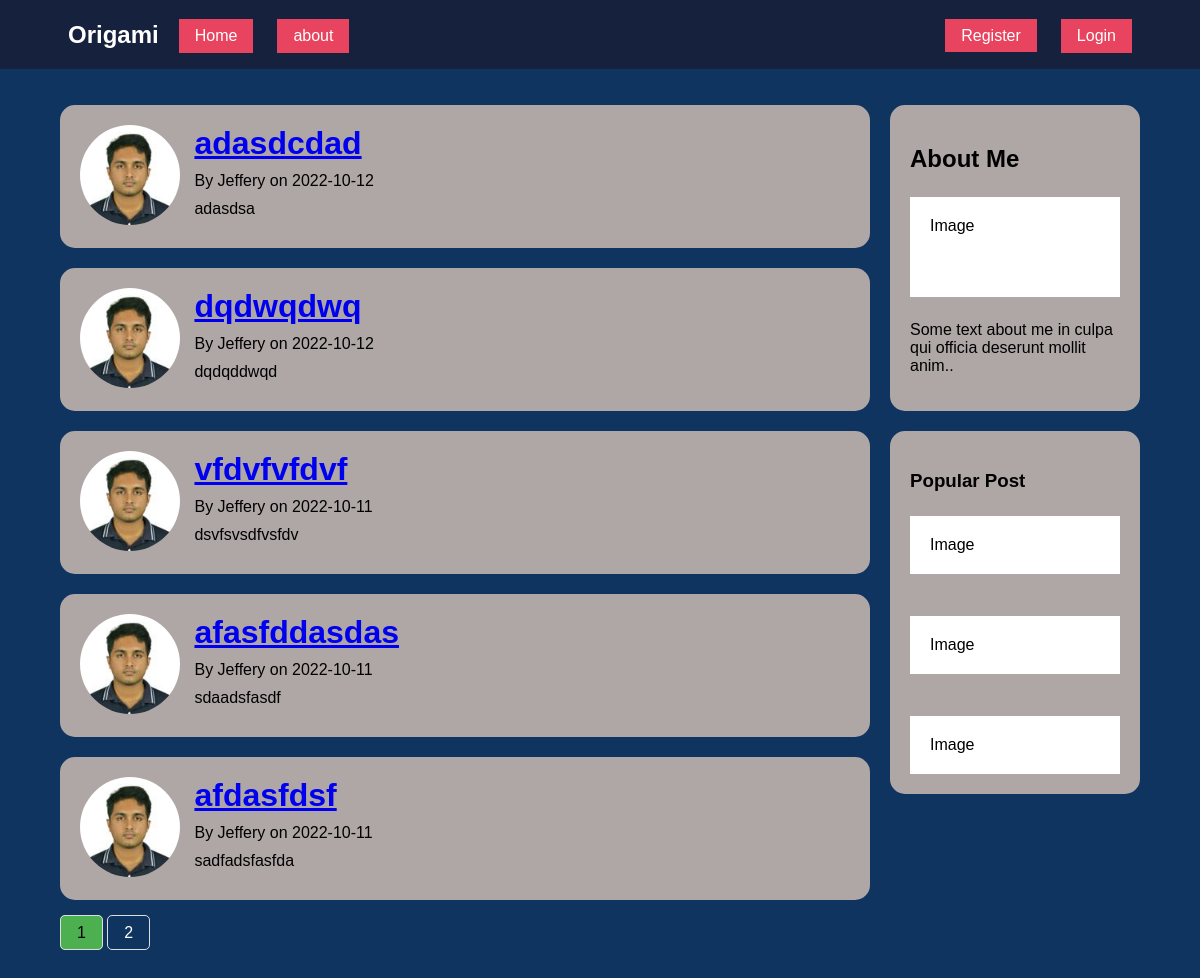
The page /home on the database its author committed.
### origami/models.py (models this page shows, shortened)
class Post(db.Model):
    id = db.Column(db.Integer, primary_key=True)
    title = db.Column(db.String(100), nullable=False)
    date_posted = db.Column(db.DateTime, nullable=False, default=datetime.utcnow)
    content = db.Column(db.Text, nullable=False)
    user_id = db.Column(db.Integer, db.ForeignKey('user.id'), nullable=False)

class User(db.Model, UserMixin):
    id = db.Column(db.Integer, primary_key=True)
    username = db.Column(db.String(20), unique=True, nullable=False)
    email = db.Column(db.String(120), unique=True, nullable=False)
    image_file = db.Column(db.String(20), nullable=False, default='default.jpg')
    password = db.Column(db.String(60), nullable=False)
    posts = db.relationship('Post', backref='author', lazy=True)

### origami/routes.py (the view)
@app.route("/")
@app.route("/home")
def home():
    page = request.args.get('page', 1, type=int)
    origami = Post.query.order_by(Post.date_posted.desc()).paginate(page=page, per_page=5)
    return render_template('home.html', posts=origami)

### origami/templates/home.html
{% extends "layout.html" %}
{% block content %}
<div class="leftcolumn">
    {% for post in posts.items %}
        <div class="card">
            <img src="{{url_for('static',filename='profile_pics/'+ post.author.image_file)}}" class="profile-pic image-size" alt="users profile pics">
            <div class="text-file">
                <h1><a href="{{url_for('post',post_id = post.id)}}">{{ post.title }}</a></h1>
                <p>By {{ post.author.username }} on {{ post.date_posted.strftime('%Y-%m-%d') }}</p>
                <p>{{ post.content }}</p>
            </div>
        </div>
    {% endfor %}
    {% for page_num in posts.iter_pages(left_edge=1, right_edge=1, left_current=1, right_current=2) %}
        {% if page_num %}
        <div class="pagination">
            {% if posts.page == page_num %}
                <a href="{{url_for('home', page=page_num)}}" class="active">{{ page_num }}</a>
            {% else %}
                <a href="{{url_for('home', page=page_num)}}">{{ page_num }}</a>
            {% endif %}
        </div>
        {% endif %}
    {% endfor %}
</div>
{% endblock content %}

### origami/templates/layout.html (shortened to what this page needs)
<!DOCTYPE html>
<html lang="en">
<head>
    <link rel="stylesheet" type="text/css" href="{{url_for('static',filename='css/style.css')}}">
</head>
<body>
    {% include 'header.html'%}
    <div class="container">
        <div class="row">
            {% block content %}{% endblock content %}
            <div class="rightcolumn">
                <div class="card">
                    <h2>About Me</h2>
                    <div class="fakeimg" style="height: 100px">Image</div>
                    <p>
                        Some text about me in culpa qui officia deserunt mollit anim..
                    </p>
                </div>
                <div class="card">
                    <h3>Popular Post</h3>
                    <div class="fakeimg">Image</div>
                    <br />
                    <div class="fakeimg">Image</div>
                    <br />
                    <div class="fakeimg">Image</div>
                </div>
            </div>
        </div>
    </div>
</body>
</html>

### origami/templates/header.html
<nav>
    <div class="container">
        <ul class="site-nav">
            <strong>Origami</strong>
            <li><a href="{{url_for('home')}}">Home</a></li>
            <li><a href="{{url_for('about')}}">about</a></li>
            {% if current_user.is_authenticated %}
                <li class="nav-right"><a href="{{url_for('new_post')}}">New Post</a></li>
                <li><a href="{{url_for('account')}}">Account</a></li>
                <li><a href="{{url_for('logout')}}">Logout</a></li>
            {% else %}
                <li class="nav-right"><a href="{{url_for('register')}}">Register</a></li>
                <li><a href="{{url_for('login')}}">Login</a></li>
            {% endif %}
        </ul>
    </div>
</nav>

### origami/static/css/style.css (style rules this page uses)
:root { box-sizing: border-box; }
body { margin: 0; background-color: #0F3460; font-family: Arial, Helvetica, sans-serif; }
body * + * { margin-top: 1.5em; }
.container { max-width:1080px; margin: 0 auto; }
nav { background-color: #16213E; padding-top: 1px; }
.site-nav { margin-top: 0; display:flex; padding: .5em; list-style-type:none; border-radius: .2em; }
.site-nav > li { margin-top:0; }
.site-nav > strong { display: block; margin-right: 20px; padding: .5em 0; color: white; font-size: x-large; }
.site-nav > li > a { display: block; margin-top: 10px; padding: .5em 1em; align-items: baseline; background-color: #e9445f; color:white; text-decoration: none; }
.site-nav > li + li { margin-left:1.5em; }
.site-nav > .nav-right { margin-left:auto; padding: .5em 0; margin-top: 10px; }
.site-nav > .nav-right > a { display: inline; }
.leftcolumn { float:left; width:75%; margin-top: 0; }
.rightcolumn { float:right; width:25%; padding-left: 20px; margin: 0; }
.fakeimg { background-color: white; width: 100%; padding: 20px; }
.card { background-color: #afa6a6; padding: 20px; margin-top: 20px; border-radius: 15px; }
.row:after { content: ""; display: table; clear: both; }
.profile-pic { display: inline-block; vertical-align:top; border-radius: 50%; }
.text-file { display: inline-block; margin: 0; margin-left: 10px; }
.text-file h1, .text-file p { margin: 0 0 10px 0; }
.card:after { content: ""; display: table; clear: both; }
.image-size { width: 100px; }
.pagination { display: inline-block; margin-bottom: 50px; }
.pagination a { color:white; float: center; padding: 8px 16px; text-decoration: none; border-radius: 5px; border: 1px solid #ddd; }
.pagination a.active { background: #4caf50; color: black; }

### rows shown on the page
Post: image_file (picture), title "adasdcdad", author.username "Jeffery", date_posted "2022-10-12", content "adasdsa"
Post: image_file (picture), title "dqdwqdwq", author.username "Jeffery", date_posted "2022-10-12", content "dqdqddwqd"
Post: image_file (picture), title "vfdvfvfdvf", author.username "Jeffery", date_posted "2022-10-11", content "dsvfsvsdfvsfdv"
Post: image_file (picture), title "afasfddasdas", author.username "Jeffery", date_posted "2022-10-11", content "sdaadsfasdf"
Post: image_file (picture), title "afdasfdsf", author.username "Jeffery", date_posted "2022-10-11", content "sadfadsfasfda"

### other values the page prints
{{ page_num }} "1"
{{ page_num }} "2"
